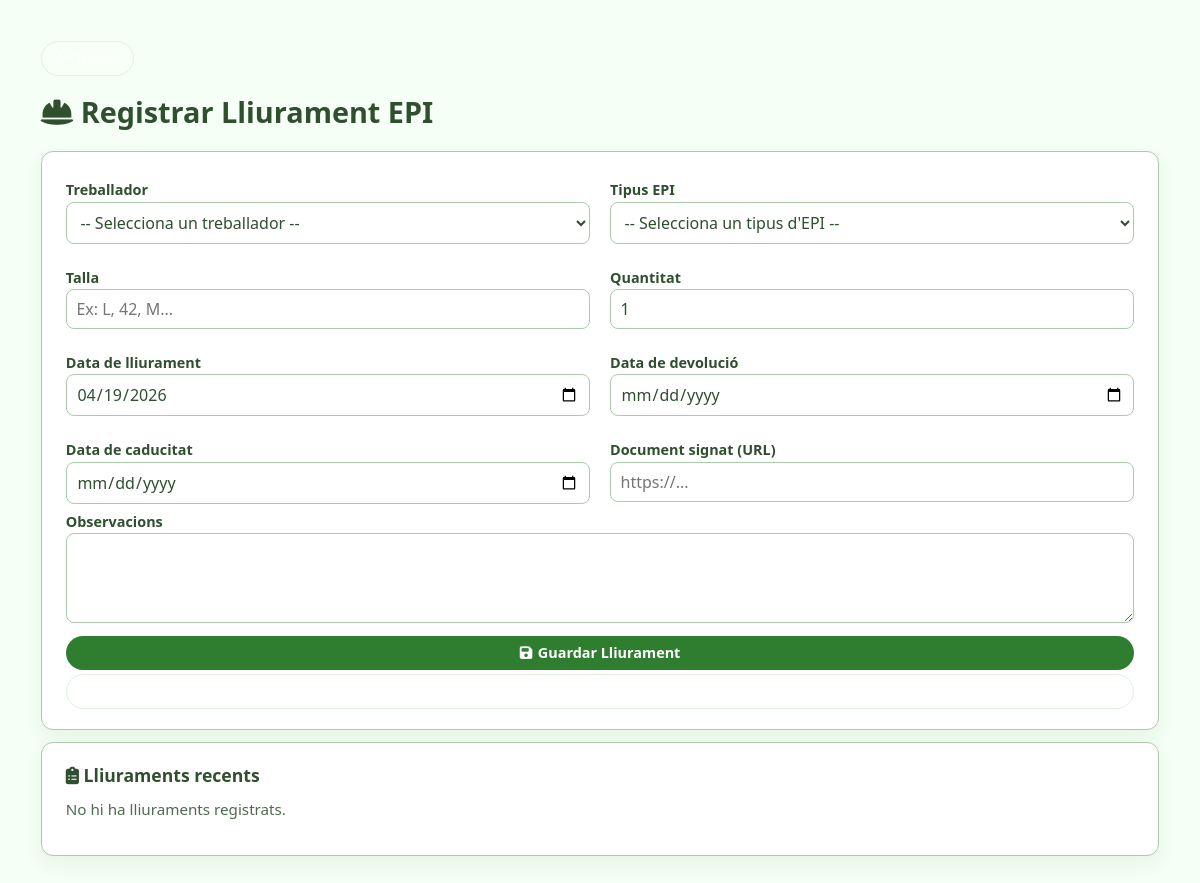
Before: /lliurament_epis.php with the older database file.
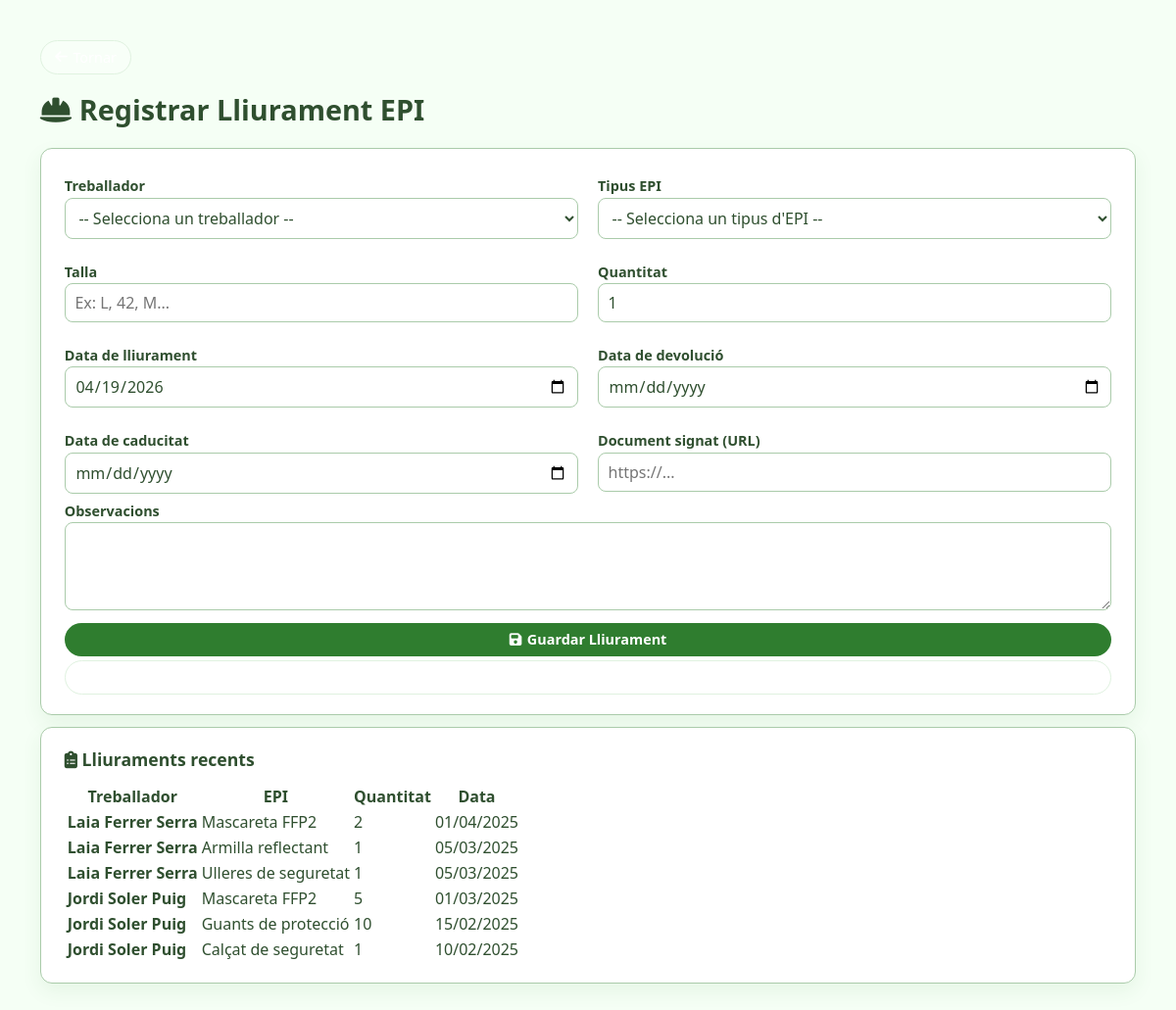
After: the same page with the newer database file.
### tables this page shows
CREATE TABLE `epi_lliurament` (
  `id_lliurament` int(11) NOT NULL AUTO_INCREMENT,
  `id_treballador` int(11) NOT NULL,
  `id_epi_tipus` int(11) NOT NULL,
  `talla` varchar(30) DEFAULT NULL,
  `quantitat` int(11) DEFAULT 1,
  `data_lliurament` date NOT NULL,
  `data_devolucio` date DEFAULT NULL,
  `data_caducitat` date DEFAULT NULL,
  `document_signat_url` varchar(255) DEFAULT NULL,
  `observacions` text DEFAULT NULL,
  `created_at` timestamp NOT NULL DEFAULT current_timestamp(),
  PRIMARY KEY (`id_lliurament`),
  KEY `fk_epill_treballador` (`id_treballador`),
  KEY `fk_epill_tipus` (`id_epi_tipus`),
  KEY `idx_epill_caducitat` (`data_caducitat`),
  CONSTRAINT `fk_epill_tipus` FOREIGN KEY (`id_epi_tipus`) REFERENCES `epi_tipus` (`id_epi_tipus`),
  CONSTRAINT `fk_epill_treballador` FOREIGN KEY (`id_treballador`) REFERENCES `treballador` (`id_treballador`)
);

CREATE TABLE `treballador` (
  `id_treballador` int(11) NOT NULL AUTO_INCREMENT,
  `nom_complet` varchar(150) NOT NULL,
  `fotografia` varchar(255) DEFAULT NULL,
  `document_identitat` varchar(50) NOT NULL,
  `num_seguretat_social` varchar(50) DEFAULT NULL,
  `data_naixement` date DEFAULT NULL,
  `lloc_naixement` varchar(100) DEFAULT NULL,
  `nacionalitat` varchar(100) DEFAULT NULL,
  `residencia` varchar(150) DEFAULT NULL,
  `telefon` varchar(30) DEFAULT NULL,
  `email` varchar(100) DEFAULT NULL,
  `adreca` varchar(255) DEFAULT NULL,
  `contacte_emergencia` varchar(150) DEFAULT NULL,
  `telefon_emergencia` varchar(30) DEFAULT NULL,
  `compte_bancari` varchar(100) DEFAULT NULL,
  `consentiment_rgpd` tinyint(1) DEFAULT 0,
  `created_at` timestamp NOT NULL DEFAULT current_timestamp(),
  `id_posicio` int(11) DEFAULT NULL,
  `id_calendari_model` int(11) DEFAULT NULL,
  `id_horari_model` int(11) DEFAULT NULL,
  PRIMARY KEY (`id_treballador`),
  UNIQUE KEY `uk_treballador_document` (`document_identitat`),
  KEY `idx_treballador_email` (`email`),
  KEY `idx_treballador_telefon` (`telefon`),
  KEY `fk_treballador_posicio` (`id_posicio`),
  KEY `fk_treballador_calendari_model` (`id_calendari_model`),
  KEY `fk_treballador_horari_model` (`id_horari_model`),
  CONSTRAINT `fk_treballador_calendari_model` FOREIGN KEY (`id_calendari_model`) REFERENCES `calendari_model` (`id_calendari_model`) ON DELETE SET NULL ON UPDATE CASCADE,
  CONSTRAINT `fk_treballador_horari_model` FOREIGN KEY (`id_horari_model`) REFERENCES `horari_model` (`id_horari_model`) ON DELETE SET NULL ON UPDATE CASCADE,
  CONSTRAINT `fk_treballador_posicio` FOREIGN KEY (`id_posicio`) REFERENCES `posicio` (`id_posicio`)
);

CREATE TABLE `epi_tipus` (
  `id_epi_tipus` int(11) NOT NULL AUTO_INCREMENT,
  `nom` varchar(150) NOT NULL,
  `descripcio` text DEFAULT NULL,
  `stock_inicial` int(11) NOT NULL DEFAULT 0,
  `stock_actual` int(11) NOT NULL DEFAULT 0,
  `stock_minim` int(11) NOT NULL DEFAULT 0,
  PRIMARY KEY (`id_epi_tipus`)
);

### HTML/lliurament_epis.php (the view, shortened to what this page needs)
<?php
$conn = db_connect();
$sql_lliuraments = "SELECT l.*, t.nom_complet, et.nom as nom_epi
                    FROM epi_lliurament l
                    JOIN treballador t ON l.id_treballador = t.id_treballador
                    JOIN epi_tipus et ON l.id_epi_tipus = et.id_epi_tipus
                    ORDER BY l.data_lliurament DESC
                    LIMIT 10";
$lliuraments = $conn->query($sql_lliuraments);
?>
<!DOCTYPE html>
<html lang="ca">
<head>
    <link rel="stylesheet" href="styles.css">
    <link rel="stylesheet" href="https://cdnjs.cloudflare.com/ajax/libs/font-awesome/6.5.1/css/all.min.css">
</head>
<body>
<div class="page">
    <div class="mb-2">
        <a href="javascript:history.back()" class="btn btn-ghost">
            <i class="fa-solid fa-arrow-left"></i> Tornar
        </a>
    </div>
    <div class="page-header">
        <h2><i class="fa-solid fa-hard-hat"></i> Registrar Lliurament EPI</h2>
    </div>
    <div class="panel">
        <form action="../PHP/guardar_epis.php" method="POST">
            <div class="form-grid-2">
                <div>
                    <label for="id_treballador">Treballador</label>
                    <select name="id_treballador" required>
                        <option value="">-- Selecciona un treballador --</option>
                    </select>
                </div>
                <div>
                    <label for="id_epi_tipus">Tipus EPI</label>
                    <select name="id_epi_tipus" required>
                        <option value="">-- Selecciona un tipus d'EPI --</option>
                    </select>
                </div>
                <div>
                    <label for="talla">Talla</label>
                    <input type="text" name="talla" placeholder="Ex: L, 42, M...">
                </div>
                <div>
                    <label for="quantitat">Quantitat</label>
                    <input type="number" name="quantitat" value="1" min="1">
                </div>
                <div>
                    <label for="data_lliurament">Data de lliurament</label>
                    <input type="date" name="data_lliurament" required value="<?= date('Y-m-d') ?>">
                </div>
                <div>
                    <label for="data_devolucio">Data de devolució</label>
                    <input type="date" name="data_devolucio">
                </div>
                <div>
                    <label for="data_caducitat">Data de caducitat</label>
                    <input type="date" name="data_caducitat">
                </div>
                <div>
                    <label for="document_signat_url">Document signat (URL)</label>
                    <input type="text" name="document_signat_url" placeholder="https://...">
                </div>
            </div>
            <label for="observacions">Observacions</label>
            <textarea name="observacions" rows="3"></textarea>
            <div class="mt-2">
                <button type="submit" class="btn btn-primary btn-full">
                    <i class="fa-solid fa-save"></i> Guardar Lliurament
                </button>
                <a href="javascript:history.back()" class="btn btn-ghost btn-full mt-1">
                    <i class="fa-solid fa-arrow-left"></i> Tornar
                </a>
            </div>
        </form>
    </div>
    <div class="panel mt-3">
        <h2 class="panel-title"><i class="fa-solid fa-clipboard-list"></i> Lliuraments recents</h2>
        <?php if ($lliuraments->num_rows === 0): ?>
            <p class="page-subtitle">No hi ha lliuraments registrats.</p>
        <?php else: ?>
            <table>
                <thead>
                    <tr>
                        <th>Treballador</th>
                        <th>EPI</th>
                        <th>Quantitat</th>
                        <th>Data</th>
                    </tr>
                </thead>
                <tbody>
                    <?php while ($l = $lliuraments->fetch_assoc()): ?>
                    <tr>
                        <td><strong><?= htmlspecialchars($l['nom_complet']) ?></strong></td>
                        <td><?= htmlspecialchars($l['nom_epi']) ?></td>
                        <td><?= htmlspecialchars($l['quantitat']) ?></td>
                        <td><?= date('d/m/Y', strtotime($l['data_lliurament'])) ?></td>
                    </tr>
                    <?php endwhile; ?>
                </tbody>
            </table>
        <?php endif; ?>
    </div>
</div>
</body>
</html>

### HTML/styles.css (style rules this page uses)
*, *::before, *::after { box-sizing: border-box; }
html, body { margin: 0; padding: 0; }
body { font-family: system-ui, -apple-system, BlinkMacSystemFont, "Segoe UI", sans-serif; background: #f0f4f0; color: #2f4f2f; }
body:not(.app-layout-body) { padding: 1.5rem; min-height: 100vh; background: #f5fff5; }
.page { max-width: 1600px; margin: 0 auto; padding: clamp(1rem, 1.4vw, 1.5rem); color: #2f4f2f; }
.page-header { margin-bottom: 1.25rem; }
.page-header h1, .page-header h2 { margin: 0; font-size: 1.8rem; color: #2f4f2f; }
.panel { background: #ffffff; border-radius: 0.75rem; padding: 1.25rem 1.5rem; border: 1px solid #aacbaa; box-shadow: 0 8px 20px rgba(47, 125, 47, 0.08); }
.panel-title { margin: 0 0 0.75rem; font-size: 1.1rem; color: #2f4f2f; }
form { display: block; width: 100%; }
form .form-grid-2 { display: grid; grid-template-columns: repeat(2, minmax(0, 1fr)); gap: 1rem 1.25rem; }
label { font-weight: 600; font-size: 0.9rem; color: #2f4f2f; display: block; margin-top: 0.5rem; margin-bottom: 0.15rem; }
input, textarea, select { width: 100%; padding: 0.5rem 0.6rem; border-radius: 0.5rem; border: 1px solid #aacbaa; font: inherit; color: inherit; background-color: #ffffff; }
textarea { min-height: 90px; resize: vertical; }
.btn { display: inline-flex; align-items: center; justify-content: center; padding: 0.45rem 0.9rem; border-radius: 999px; border: none; font-size: 0.9rem; cursor: pointer; text-decoration: none; gap: 0.35rem; }
.btn-primary { background: #2f7d2f; color: #ffffff; }
.btn-ghost { background: rgba(255, 255, 255, 0.3); border: 1px solid #e0f2e0; color: #ffffff; }
.btn-full { width: 100%; }
button { font: inherit; }
form button { background: #2f7d2f; color: #ffffff; border: 1px solid #2f7d2f; padding: 0.6rem 0.75rem; border-radius: 0.5rem; cursor: pointer; font-weight: 600; transition: background 0.15s ease, border-color 0.15s ease; }
.mb-2 { margin-bottom: 1rem; }
.mt-1 { margin-top: 0.5rem; }
.mt-2 { margin-top: 1rem; }
.mt-1 { margin-top: 0.25rem; }
.mt-2 { margin-top: 0.5rem; }
.mt-3 { margin-top: 0.75rem; }
.page-subtitle { margin: 0.25rem 0 1rem; color: #4c6b4c; font-size: 0.95rem; }

Changed rows visible on the page:
added epi_lliurament: id_treballador.nom_complet "Laia Ferrer Serra", id_epi_tipus.nom "Mascareta FFP2", quantitat "2", data_lliurament "01/04/2025"
added epi_lliurament: id_treballador.nom_complet "Laia Ferrer Serra", id_epi_tipus.nom "Armilla reflectant", quantitat "1", data_lliurament "05/03/2025"
added epi_lliurament: id_treballador.nom_complet "Laia Ferrer Serra", id_epi_tipus.nom "Ulleres de seguretat", quantitat "1", data_lliurament "05/03/2025"
added epi_lliurament: id_treballador.nom_complet "Jordi Soler Puig", id_epi_tipus.nom "Mascareta FFP2", quantitat "5", data_lliurament "01/03/2025"
added epi_lliurament: id_treballador.nom_complet "Jordi Soler Puig", id_epi_tipus.nom "Guants de protecció", quantitat "10", data_lliurament "15/02/2025"
added epi_lliurament: id_treballador.nom_complet "Jordi Soler Puig", id_epi_tipus.nom "Calçat de seguretat", quantitat "1", data_lliurament "10/02/2025"
Other visible differences:
text no longer shown: "No hi ha lliuraments registrats."
text now shown: "Treballador EPI Quantitat Data"
